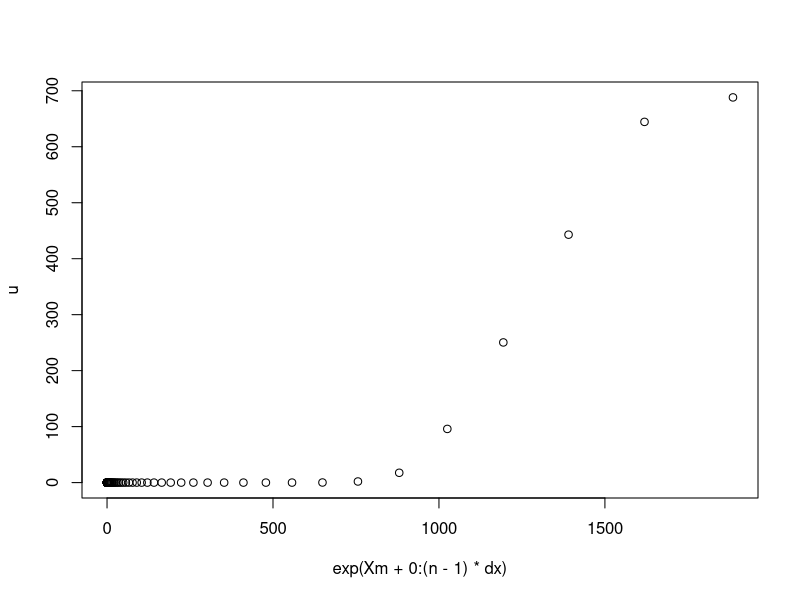

Reproduce this figure in R.
# __________________________________________________________________________________________________
# 
# autor: Pedro Guarderas
# email: ajusworkopensource@gmail.com
# file: session_22.R
# 
# This program is free software; you can redistribute it and/or modify it under the 
# terms of the GNU General Public License as published by the Free Software Foundation; 
# either version 2 of the License, or (at your option) any later version.
# __________________________________________________________________________________________________


#___________________________________________________________________________________________________
# Black - Scholes option valuation

S<-900 # current price of the underlying stock 
K<-950 # trike price
sigma<-0.22 # volatility
r<-0.02 # risk-free rate
u<-0.02 
T<-0.25 # maturity time
t<-0 # inicial time

d1<-( log( S / K ) + ( r + 0.5 * (sigma^2) ) * ( T - t ) ) / ( sigma * sqrt( T - t ) )
d2<-d1 - sigma * sqrt( T - t )

# Call option
C<-S * pnorm( d1 ) - K * exp( -r * ( T - t ) ) * pnorm( d2 )

# Put option
P<-K * exp( -r * ( T - t ) ) * pnorm( -d2 ) - S * pnorm( -d1 )

print( C )
print( P )

#___________________________________________________________________________________________________
# Monte-Carlo method for Black-Scholes
N<-1000
time<-seq(t,T,length.out=N)

M<-1000
D<-NULL
for ( j in 1:M ) {
  W<-cumsum( c( 0, sqrt( diff( time ) ) * rnorm( N - 1 ) ) )
  St<-S * exp( sigma * ( W - W[1] ) + ( r - 0.5 * (sigma^2) ) * ( time - time[1] ) )
  D<-c( D, St[N] )
}

C2<-as.vector( D - K )
C2<-sapply( C2, FUN = function( x ) max(x,0) )
C2<-exp( -r * ( T - t ) ) * mean( C2 )

P2<-as.vector( K - D, )
P2<-sapply( P2, FUN = function( x ) max(x,0) )
P2<-exp( -r * ( T - t ) ) * mean( P2 )

print( C2 )
print( P2 )

#___________________________________________________________________________________________________
# Finite Differences
library( Matrix )

n<-100
m<-1000
XM<-1.1 * log( K )
Xm<--1.1 * log( K )

th<-0.5
dt<-(T-t)/(m-1)
dx<-(XM-Xm)/(n-1)

# Discretization first derivative
D<-Diagonal( n, 0 )
for ( i in 1:(n-1) ) {
  D[i,i+1]<- 1
  D[i+1,i]<- -1
}
D<-( ( r - 0.5 * sigma^2 ) / ( 2 * dx ) ) * D

# Discretization second derivative
L<-Diagonal( n, -2 )
for ( i in 1:(n-1) ) {
  L[i,i+1]<- 1
  L[i+1,i]<- 1
}
L<-0.5 * ( ( sigma / dx )^2 ) * L

# Discretization 0 degree term
R<-Diagonal( n, r )

# Operator discretization
A<- L + D - R
# I<-Diagonal( n, 1 )
# B<-solve( ( I + th * dt * A ), I )
# A<-B %*% ( I - ( 1 - th ) * dt * A )
u0<-sapply( exp( Xm + 0:(n-1) * dx ) - K, FUN = function( x ) max(x,0) )
u<-u0

for ( j in 1:m ) {
  u<-u0 + dt * A %*% u
  u0<-u
}

j<-ceiling((log(S)-Xm)/dx)
u[j]
u[j+1]

1/((sigma^2)*(n^2))
dt

plot(exp(Xm + 0:(n-1) * dx),u)
